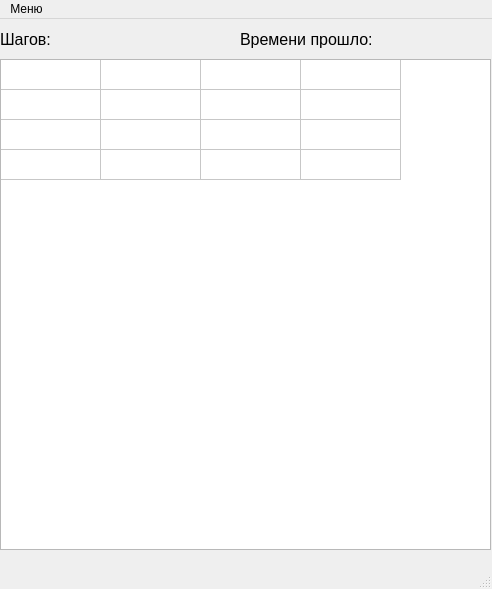
<?xml version="1.0" encoding="UTF-8"?>
<ui version="4.0">
 <class>MainWindow</class>
 <widget class="QMainWindow" name="MainWindow">
  <property name="geometry">
   <rect>
    <x>0</x>
    <y>0</y>
    <width>492</width>
    <height>589</height>
   </rect>
  </property>
  <property name="mouseTracking">
   <bool>true</bool>
  </property>
  <property name="windowTitle">
   <string>tags</string>
  </property>
  <property name="documentMode">
   <bool>false</bool>
  </property>
  <widget class="QWidget" name="centralwidget">
   <widget class="QTableWidget" name="table">
    <property name="enabled">
     <bool>true</bool>
    </property>
    <property name="geometry">
     <rect>
      <x>0</x>
      <y>40</y>
      <width>491</width>
      <height>491</height>
     </rect>
    </property>
    <property name="focusPolicy">
     <enum>Qt::StrongFocus</enum>
    </property>
    <property name="acceptDrops">
     <bool>false</bool>
    </property>
    <property name="editTriggers">
     <set>QAbstractItemView::NoEditTriggers</set>
    </property>
    <property name="selectionMode">
     <enum>QAbstractItemView::NoSelection</enum>
    </property>
    <property name="wordWrap">
     <bool>false</bool>
    </property>
    <property name="rowCount">
     <number>4</number>
    </property>
    <property name="columnCount">
     <number>4</number>
    </property>
    <attribute name="horizontalHeaderVisible">
     <bool>false</bool>
    </attribute>
    <attribute name="horizontalHeaderHighlightSections">
     <bool>true</bool>
    </attribute>
    <attribute name="verticalHeaderVisible">
     <bool>false</bool>
    </attribute>
    <attribute name="verticalHeaderHighlightSections">
     <bool>true</bool>
    </attribute>
    <row/>
    <row/>
    <row/>
    <row/>
    <column/>
    <column/>
    <column/>
    <column/>
   </widget>
   <widget class="QLabel" name="steps">
    <property name="geometry">
     <rect>
      <x>0</x>
      <y>0</y>
      <width>241</width>
      <height>41</height>
     </rect>
    </property>
    <property name="font">
     <font>
      <pointsize>12</pointsize>
     </font>
    </property>
    <property name="text">
     <string>Шагов: </string>
    </property>
    <property name="textFormat">
     <enum>Qt::AutoText</enum>
    </property>
   </widget>
   <widget class="QLabel" name="labelTimer">
    <property name="geometry">
     <rect>
      <x>240</x>
      <y>0</y>
      <width>251</width>
      <height>41</height>
     </rect>
    </property>
    <property name="font">
     <font>
      <pointsize>12</pointsize>
     </font>
    </property>
    <property name="text">
     <string>Времени прошло: </string>
    </property>
   </widget>
  </widget>
  <widget class="QMenuBar" name="menubar">
   <property name="geometry">
    <rect>
     <x>0</x>
     <y>0</y>
     <width>492</width>
     <height>25</height>
    </rect>
   </property>
   <widget class="QMenu" name="menu">
    <property name="title">
     <string>Меню</string>
    </property>
    <addaction name="mnuNewGame"/>
    <addaction name="mnuRestart"/>
    <addaction name="separator"/>
    <addaction name="mnuExit"/>
   </widget>
   <addaction name="menu"/>
  </widget>
  <widget class="QStatusBar" name="statusbar"/>
  <action name="mnuNewGame">
   <property name="text">
    <string>Новая игра</string>
   </property>
  </action>
  <action name="mnuRestart">
   <property name="text">
    <string>Повторить игру</string>
   </property>
  </action>
  <action name="mnuExit">
   <property name="text">
    <string>Выход</string>
   </property>
   <property name="shortcut">
    <string>Alt+X</string>
   </property>
  </action>
 </widget>
 <resources/>
 <connections/>
</ui>
